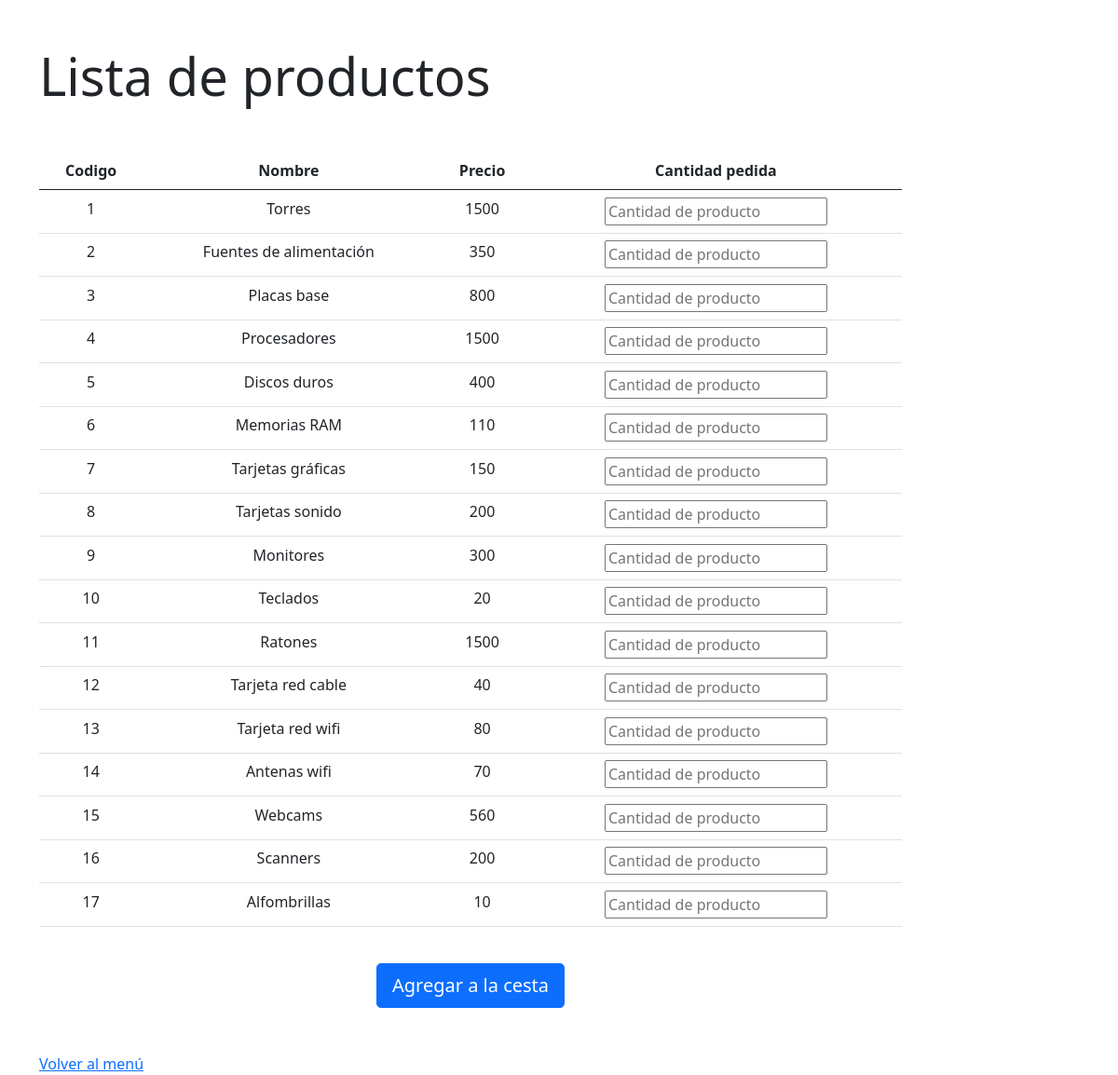
The app's page /view/productList.php (signed in) with its own data.
### tables this page shows
CREATE TABLE `productos` (
  `codigo` int(11) NOT NULL,
  `nombre` varchar(100) NOT NULL,
  `nombre_corto` varchar(45) NOT NULL,
  `pvp` decimal(10,0) NOT NULL
);

### bd/bd.php (called while the page is built, shortened)
<?php
function listProducts()
{
	$servername = "localhost";
	$username = "usuario";
	$password = "usuario";
	$myDB = "BDTienda";
	$result = array();
	try {
		$conn = new PDO("mysql:host=$servername:3306;dbname=$myDB", $username, $password);
		$conn->setAttribute(PDO::ATTR_ERRMODE, PDO::ERRMODE_EXCEPTION);
		$stmt = $conn->prepare("SELECT * FROM productos");
		$stmt->execute();
		$result = $stmt->fetchAll(PDO::FETCH_ASSOC);
	} catch (PDOException $e) {
		echo "Connection failed: " . $e->getMessage();
	}
	return $result;
}

### controller/createForm.php (the view, shortened to what this page needs)
<?php
if (!isset($_SESSION["listaProductos"])) {
	$_SESSION["listaProductos"] = listProducts();
}
	function createForm() {
		$table = "<table class=\"table\"><thead><tr><th scope=\"col\">Codigo</th scope=\"col\"><th scope=\"col\">Nombre</th><th scope=\"col\">Precio</th><th scope=\"col\">Cantidad pedida</th></thead><tr>";
		foreach ($_SESSION["listaProductos"] as $product) {
			$table .= "<tr><td>" . $product['codigo'] . "</td><td>" . $product["nombre"]
			. "</td><td>" . $product["pvp"] . "</td><td>" . createInput($product["codigo"]) . "</td><tr>";
		}
		$table .= "</table>";
		return $table;
	}
	function createInput($id) {
		return "<input type=\"number\" name=\"prod$id\" min=\"0\" placeholder=\"Cantidad de producto\">";
	}
?>

### view/productList.php (shortened to what this page needs)
<?php
require_once "../bd/bd.php";
require_once "../controller/createForm.php";
?>
<!DOCTYPE html>
<html lang="en">
<head>
	<link href="https://cdn.jsdelivr.net/npm/bootstrap@5.0.0-beta2/dist/css/bootstrap.min.css" rel="stylesheet">
</head>
<body>
	<div class="container">
		<h1 class="display-4 my-5">Lista de productos</h1>
		<div class="row">
			<div class="col-10 text-center">
				<form action="<?php echo htmlspecialchars($_SERVER["PHP_SELF"]); ?>" method="post">
					<?php
					echo createForm();
					?>
					<br>
			</div>
		</div>
		<div class="row">
			<div class="col-10 text-center mb-5">
				<input class="btn btn-primary btn-lg" type="submit" value="Agregar a la cesta" name="submit">
			</div>
		</div>
		<a href="indexLogin.php">Volver al menú</a>
	</div>
</body>
</html>

### records on screen
productos: codigo "1", nombre "Torres", pvp "1500"
productos: codigo "2", nombre "Fuentes de alimentación", pvp "350"
productos: codigo "3", nombre "Placas base", pvp "800"
productos: codigo "4", nombre "Procesadores", pvp "1500"
productos: codigo "5", nombre "Discos duros", pvp "400"
productos: codigo "6", nombre "Memorias RAM", pvp "110"
productos: codigo "7", nombre "Tarjetas gráficas", pvp "150"
productos: codigo "8", nombre "Tarjetas sonido", pvp "200"
productos: codigo "9", nombre "Monitores", pvp "300"
productos: codigo "10", nombre "Teclados", pvp "20"
productos: codigo "11", nombre "Ratones", pvp "1500"
productos: codigo "12", nombre "Tarjeta red cable", pvp "40"
productos: codigo "13", nombre "Tarjeta red wifi", pvp "80"
productos: codigo "14", nombre "Antenas wifi", pvp "70"
productos: codigo "15", nombre "Webcams", pvp "560"
productos: codigo "16", nombre "Scanners", pvp "200"
productos: codigo "17", nombre "Alfombrillas", pvp "10"
